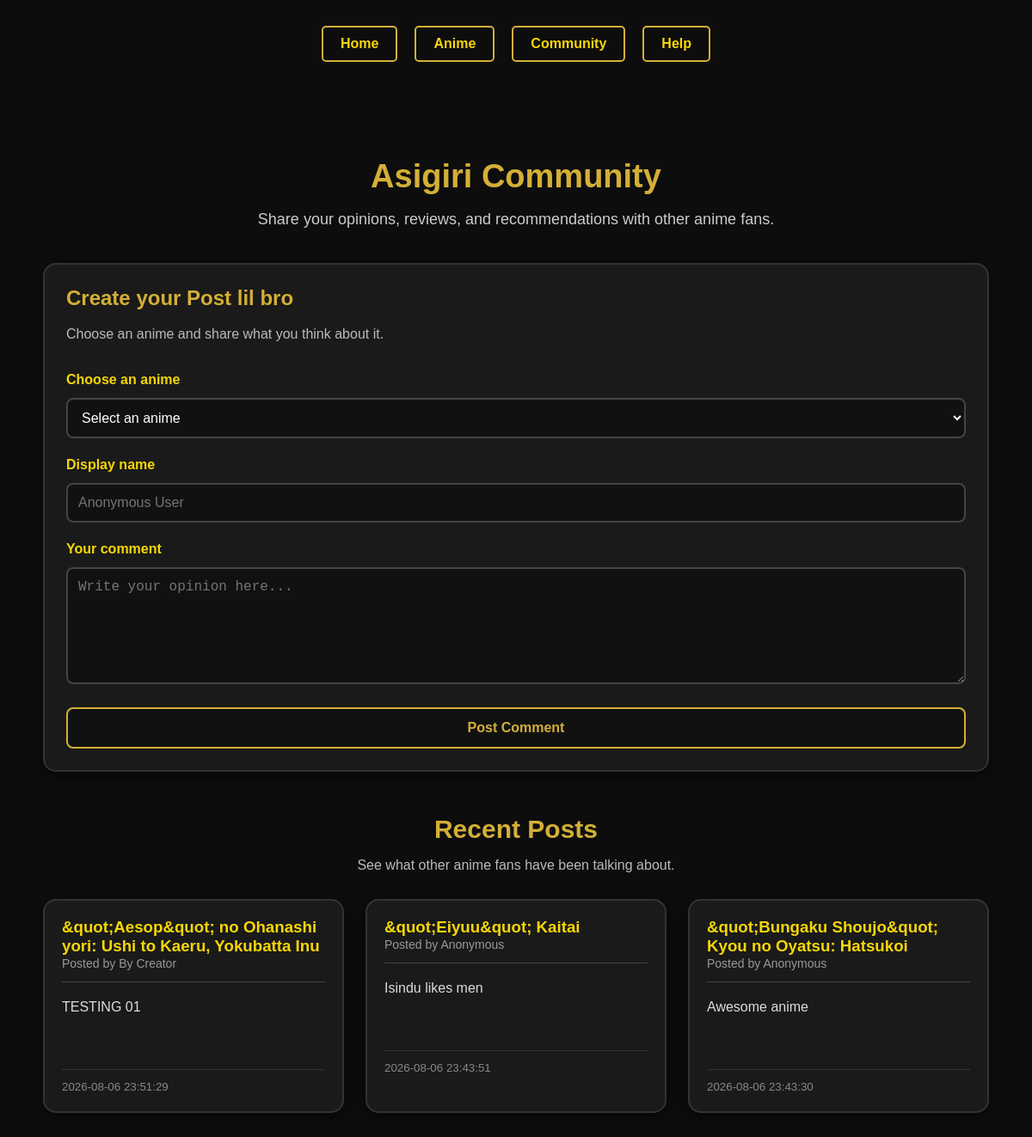
Before: /community with the older database file.
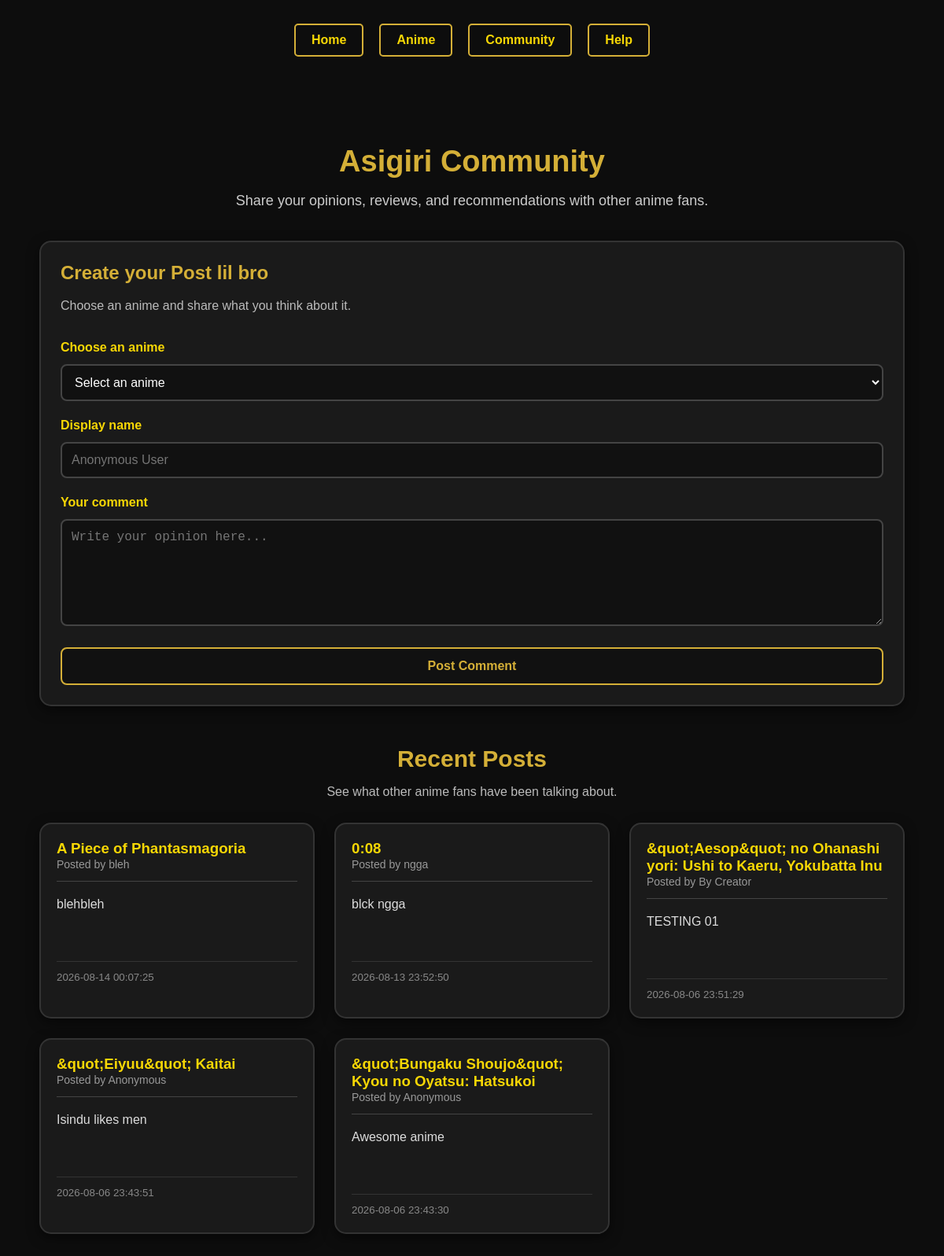
After: the same page with the newer database file.
### tables this page shows
CREATE TABLE Community_Posts (
    post_id INTEGER PRIMARY KEY AUTOINCREMENT,
    anime_name TEXT NOT NULL,
    username TEXT NOT NULL,
    message TEXT NOT NULL,
    created_at DATETIME DEFAULT CURRENT_TIMESTAMP
);

### app.py (the view, shortened to what this page needs)
@app.route("/community", methods=["GET", "POST"])
def community():
    conn = sqlite3.connect("anime rating.db")
    conn.row_factory = sqlite3.Row
    cursor = conn.cursor()
    cursor.execute(
        """
        SELECT
            anime_name,
            username,
            message,
            created_at

        FROM Community_Posts

        ORDER BY created_at DESC

        LIMIT 100
        """
    )
    posts = cursor.fetchall()
    cursor.execute(
        """
        SELECT DISTINCT name

        FROM "Anime Ratings Table set"

        WHERE name IS NOT NULL

        ORDER BY name

        LIMIT 500
        """
    )
    anime_names = cursor.fetchall()
    conn.close()
    return render_template(
        "community.html",
        posts=posts,
        anime_names=anime_names,
    )

### templates/community.html (shortened to what this page needs)
<!DOCTYPE html>
<html lang="en">
<head>
    <link
        rel="stylesheet"
        href="{{ url_for('static', filename='style.css') }}"
    >
</head>
<body>
    <header>
        <nav>
            <a href="{{ url_for('home') }}">Home</a>
            <a href="{{ url_for('anime_page') }}">Anime</a>
            <a href="{{ url_for('community') }}">Community</a>
            <a href="{{ url_for('content') }}">Help</a>
        </nav>
    </header>
    <main class="community-page">
        <section class="community-intro">
            <h1>Asigiri Community</h1>
            <p>
                Share your opinions, reviews, and recommendations
                with other anime fans.
            </p>
        </section>
        <section class="community-form-section">
            <div class="community-card form-card">
                <h2>Create your Post lil bro</h2>
                <p class="community-description">
                    Choose an anime and share what you think about it.
                </p>
                <form
                    method="POST"
                    action="{{ url_for('community') }}"
                    class="community-form"
                >
                    <label for="anime_name">
                        Choose an anime
                    </label>
                    <select
                        id="anime_name"
                        name="anime_name"
                        required
                    >
                        <option value="">
                            Select an anime
                        </option>
                    </select>
                    <label for="username">
                        Display name
                    </label>
                    <input
                        type="text"
                        id="username"
                        name="username"
                        maxlength="30"
                        placeholder="Anonymous User"
                    >
                    <label for="message">
                        Your comment
                    </label>
                    <textarea
                        id="message"
                        name="message"
                        rows="6"
                        maxlength="1000"
                        placeholder="Write your opinion here..."
                        required
                    ></textarea>
                    <button
                        type="submit"
                        class="post-button"
                    >
                        Post Comment
                    </button>
                </form>
            </div>
        </section>
        <section class="community-posts">
            <div class="community-posts-heading">
                <h2>Recent Posts</h2>
                <p>
                    See what other anime fans have been talking about.
                </p>
            </div>
            <div class="community-post-grid">
                {% if posts %}
                    {% for post in posts %}
                        <article class="community-post">
                            <div class="post-heading">
                                <div>
                                    <h3>
                                        {{ post['anime_name'] }}
                                    </h3>
                                    <span class="post-user">
                                        Posted by {{ post['username'] }}
                                    </span>
                                </div>
                            </div>
                            <div class="post-message">
                                <p>
                                    {{ post['message'] }}
                                </p>
                            </div>
                            <div class="post-footer">
                                <small>
                                    {{ post['created_at'] }}
                                </small>
                            </div>
                        </article>
                    {% endfor %}
                {% endif %}
            </div>
        </section>
    </main>
</body>
</html>

### static/style.css (style rules this page uses)
header { text-align: center; margin-top: 30px; margin-bottom: 40px; }
nav { display: flex; justify-content: center; gap: 20px; margin-top: 20px; }
nav a { text-decoration: none; color: #f7d705; font-weight: bold; padding: 10px 20px; border: 2px solid #d4af37; border-radius: 5px; transition: all 0.3s ease; }
body { margin: 0; font-family: Arial, Helvetica, sans-serif; background: #0d0d0d; color: white; }
.community-page { max-width: 1100px; margin: 0 auto; padding: 40px; }
.community-intro { text-align: center; margin-bottom: 40px; }
.community-intro h1 { color: #d4af37; font-size: 38px; margin-bottom: 10px; }
.community-intro p { color: #cccccc; font-size: 18px; }
.community-card { background: #1a1a1a; border: 2px solid #333333; border-radius: 15px; padding: 25px; box-shadow: 0 5px 15px rgba(0, 0, 0, 0.5); transition: all 0.3s ease; }
.community-form-section { margin-bottom: 50px; }
.form-card h2 { color: #d4af37; margin-top: 0; }
.community-description { color: #bbbbbb; margin-bottom: 25px; }
.community-form { display: flex; flex-direction: column; gap: 12px; }
.community-form label { color: #f7d705; font-weight: bold; margin-top: 10px; }
.community-form input, .community-form select, .community-form textarea { background: #111111; color: white; border: 2px solid #444444; border-radius: 8px; padding: 12px; font-size: 16px; outline: none; transition: all 0.3s ease; }
.community-form textarea { resize: vertical; }
.post-button { margin-top: 15px; padding: 13px 25px; background: #111111; color: #d4af37; border: 2px solid #d4af37; border-radius: 8px; font-size: 16px; font-weight: bold; cursor: pointer; transition: all 0.3s ease; }
.community-posts-heading { text-align: center; margin-bottom: 30px; }
.community-posts-heading h2 { color: #d4af37; font-size: 30px; margin-bottom: 8px; }
.community-posts-heading p { color: #bbbbbb; }
.community-post-grid { display: grid; grid-template-columns: repeat(auto-fit, minmax(300px, 1fr)); gap: 25px; }
.community-post { background: #1a1a1a; border: 2px solid #333333; border-radius: 15px; padding: 20px; box-shadow: 0 5px 15px rgba(0, 0, 0, 0.5); transition: all 0.3s ease; }
.post-heading { border-bottom: 1px solid #444444; padding-bottom: 12px; margin-bottom: 15px; }
.post-heading h3 { margin: 0; color: #f7d705; }
.post-user { color: #999999; font-size: 14px; }
.post-message { min-height: 70px; }
.post-message p { color: #dddddd; line-height: 1.6; }
.post-footer { border-top: 1px solid #333333; margin-top: 15px; padding-top: 10px; }
.post-footer small { color: #888888; }

Changed rows visible on the page:
added Community_Posts: anime_name "A Piece of Phantasmagoria", username "bleh", message "blehbleh", created_at "2026-08-14 00:07:25"
added Community_Posts: anime_name "0:08", username "ngga", message "blck ngga", created_at "2026-08-13 23:52:50"
